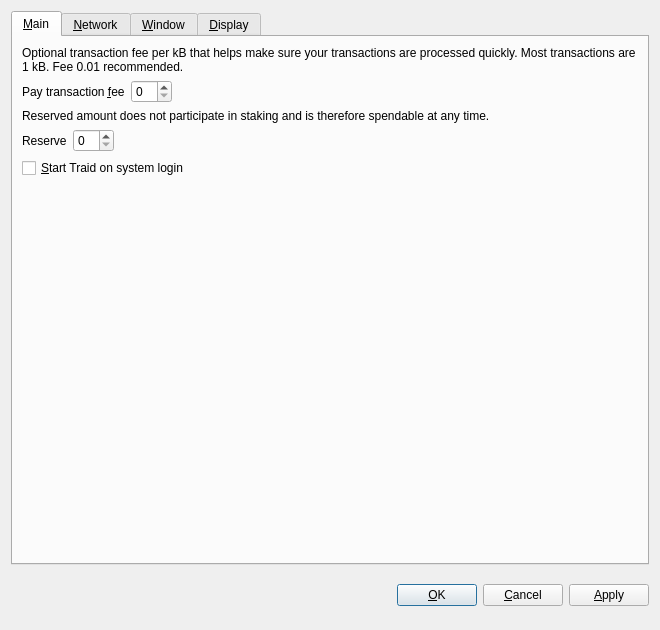
<?xml version="1.0" encoding="UTF-8"?>
<ui version="4.0">
 <class>OptionsDialog</class>
 <widget class="QDialog" name="OptionsDialog">
  <property name="geometry">
   <rect>
    <x>0</x>
    <y>0</y>
    <width>660</width>
    <height>630</height>
   </rect>
  </property>
  <property name="sizePolicy">
   <sizepolicy hsizetype="Minimum" vsizetype="Minimum">
    <horstretch>0</horstretch>
    <verstretch>0</verstretch>
   </sizepolicy>
  </property>
  <property name="minimumSize">
   <size>
    <width>660</width>
    <height>630</height>
   </size>
  </property>
  <property name="windowTitle">
   <string>Options</string>
  </property>
  <property name="modal">
   <bool>true</bool>
  </property>
  <layout class="QVBoxLayout" name="verticalLayout">
   <item>
    <widget class="QTabWidget" name="tabWidget">
     <property name="tabPosition">
      <enum>QTabWidget::North</enum>
     </property>
     <property name="currentIndex">
      <number>0</number>
     </property>
     <widget class="QWidget" name="tabMain">
      <attribute name="title">
       <string>&amp;Main</string>
      </attribute>
      <layout class="QGridLayout" name="gridLayout">
       <item row="0" column="0" colspan="2">
        <widget class="QLabel" name="transactionFeeInfoLabel">
         <property name="text">
          <string>Optional transaction fee per kB that helps make sure your transactions are processed quickly. Most transactions are 1 kB. Fee 0.01 recommended.</string>
         </property>
         <property name="textFormat">
          <enum>Qt::PlainText</enum>
         </property>
         <property name="wordWrap">
          <bool>true</bool>
         </property>
        </widget>
       </item>
       <item row="1" column="0">
        <layout class="QHBoxLayout" name="horizontalLayoutFee">
         <item>
          <widget class="QLabel" name="transactionFeeLabel">
           <property name="text">
            <string>Pay transaction &amp;fee</string>
           </property>
           <property name="textFormat">
            <enum>Qt::PlainText</enum>
           </property>
           <property name="buddy">
            <cstring>transactionFee</cstring>
           </property>
          </widget>
         </item>
         <item>
          <widget class="BitcoinAmountField" name="transactionFee"/>
         </item>
         <item>
          <spacer name="horizontalSpacerFee">
           <property name="orientation">
            <enum>Qt::Horizontal</enum>
           </property>
           <property name="sizeHint" stdset="0">
            <size>
             <width>40</width>
             <height>20</height>
            </size>
           </property>
          </spacer>
         </item>
        </layout>
       </item>
       <item row="2" column="0" colspan="2">
        <widget class="QLabel" name="reserveBalanceInfoLabel">
         <property name="text">
          <string>Reserved amount does not participate in staking and is therefore spendable at any time.</string>
         </property>
         <property name="textFormat">
          <enum>Qt::PlainText</enum>
         </property>
         <property name="wordWrap">
          <bool>true</bool>
         </property>
        </widget>
       </item>
       <item row="3" column="0">
        <layout class="QHBoxLayout" name="horizontalLayoutReserveBalance">
         <item>
          <widget class="QLabel" name="reserveBalanceLabel">
           <property name="text">
            <string>Reserve</string>
           </property>
           <property name="textFormat">
            <enum>Qt::PlainText</enum>
           </property>
           <property name="buddy">
            <cstring>reserveBalance</cstring>
           </property>
          </widget>
         </item>
         <item>
          <widget class="BitcoinAmountField" name="reserveBalance"/>
         </item>
         <item>
          <spacer name="horizontalSpacerReserveBalance">
           <property name="orientation">
            <enum>Qt::Horizontal</enum>
           </property>
           <property name="sizeHint" stdset="0">
            <size>
             <width>40</width>
             <height>20</height>
            </size>
           </property>
          </spacer>
         </item>
        </layout>
       </item>
       <item row="4" column="0">
        <widget class="QCheckBox" name="bitcoinAtStartup">
         <property name="toolTip">
          <string>Automatically start Traid after logging in to the system.</string>
         </property>
         <property name="text">
          <string>&amp;Start Traid on system login</string>
         </property>
        </widget>
       </item>
       <item row="5" column="0">
        <spacer name="verticalSpacer_Main">
         <property name="orientation">
          <enum>Qt::Vertical</enum>
         </property>
         <property name="sizeHint" stdset="0">
          <size>
           <width>20</width>
           <height>40</height>
          </size>
         </property>
        </spacer>
       </item>
      </layout>
     </widget>
     <widget class="QWidget" name="tabNetwork">
      <attribute name="title">
       <string>&amp;Network</string>
      </attribute>
      <layout class="QVBoxLayout" name="verticalLayout_Network">
       <item>
        <widget class="QCheckBox" name="mapPortUpnp">
         <property name="toolTip">
          <string>Automatically open the Traid client port on the router. This only works when your router supports UPnP and it is enabled.</string>
         </property>
         <property name="text">
          <string>Map port using &amp;UPnP</string>
         </property>
        </widget>
       </item>
       <item>
        <widget class="QCheckBox" name="connectSocks">
         <property name="toolTip">
          <string>Connect to the Traid network through a SOCKS5 proxy (e.g. when connecting through Tor).</string>
         </property>
         <property name="text">
          <string>&amp;Connect through SOCKS5 proxy:</string>
         </property>
        </widget>
       </item>
       <item>
        <layout class="QHBoxLayout" name="horizontalLayout_Network">
         <item>
          <widget class="QLabel" name="proxyIpLabel">
           <property name="text">
            <string>Proxy &amp;IP:</string>
           </property>
           <property name="textFormat">
            <enum>Qt::PlainText</enum>
           </property>
           <property name="buddy">
            <cstring>proxyIp</cstring>
           </property>
          </widget>
         </item>
         <item>
          <widget class="QValidatedLineEdit" name="proxyIp">
           <property name="maximumSize">
            <size>
             <width>140</width>
             <height>16777215</height>
            </size>
           </property>
           <property name="toolTip">
            <string>IP address of the proxy (e.g. 127.0.0.1)</string>
           </property>
          </widget>
         </item>
         <item>
          <widget class="QLabel" name="proxyPortLabel">
           <property name="text">
            <string>&amp;Port:</string>
           </property>
           <property name="textFormat">
            <enum>Qt::PlainText</enum>
           </property>
           <property name="buddy">
            <cstring>proxyPort</cstring>
           </property>
          </widget>
         </item>
         <item>
          <widget class="QLineEdit" name="proxyPort">
           <property name="maximumSize">
            <size>
             <width>55</width>
             <height>16777215</height>
            </size>
           </property>
           <property name="toolTip">
            <string>Port of the proxy (e.g. 9050)</string>
           </property>
          </widget>
         </item>
         <item>
          <spacer name="horizontalSpacer_Network">
           <property name="orientation">
            <enum>Qt::Horizontal</enum>
           </property>
           <property name="sizeHint" stdset="0">
            <size>
             <width>40</width>
             <height>20</height>
            </size>
           </property>
          </spacer>
         </item>
        </layout>
       </item>
       <item>
        <spacer name="verticalSpacer_Network">
         <property name="orientation">
          <enum>Qt::Vertical</enum>
         </property>
         <property name="sizeHint" stdset="0">
          <size>
           <width>20</width>
           <height>40</height>
          </size>
         </property>
        </spacer>
       </item>
      </layout>
     </widget>
     <widget class="QWidget" name="tabWindow">
      <attribute name="title">
       <string>&amp;Window</string>
      </attribute>
      <layout class="QVBoxLayout" name="verticalLayout_Window">
       <item>
        <widget class="QCheckBox" name="minimizeToTray">
         <property name="toolTip">
          <string>Show only a tray icon after minimizing the window.</string>
         </property>
         <property name="text">
          <string>&amp;Minimize to the tray instead of the taskbar</string>
         </property>
        </widget>
       </item>
       <item>
        <widget class="QCheckBox" name="minimizeOnClose">
         <property name="toolTip">
          <string>Minimize instead of exit the application when the window is closed. When this option is enabled, the application will be closed only after selecting Quit in the menu.</string>
         </property>
         <property name="text">
          <string>M&amp;inimize on close</string>
         </property>
        </widget>
       </item>
       <item>
        <spacer name="verticalSpacer_Window">
         <property name="orientation">
          <enum>Qt::Vertical</enum>
         </property>
         <property name="sizeHint" stdset="0">
          <size>
           <width>20</width>
           <height>40</height>
          </size>
         </property>
        </spacer>
       </item>
      </layout>
     </widget>
     <widget class="QWidget" name="tabDisplay">
      <attribute name="title">
       <string>&amp;Display</string>
      </attribute>
      <layout class="QVBoxLayout" name="verticalLayout_Display">
       <item>
        <layout class="QHBoxLayout" name="horizontalLayout_1_Display">
         <item>
          <widget class="QLabel" name="langLabel">
           <property name="text">
            <string>User Interface &amp;language:</string>
           </property>
           <property name="textFormat">
            <enum>Qt::PlainText</enum>
           </property>
           <property name="buddy">
            <cstring>lang</cstring>
           </property>
          </widget>
         </item>
         <item>
          <widget class="QValueComboBox" name="lang">
           <property name="toolTip">
            <string>The user interface language can be set here. This setting will take effect after restarting Traid.</string>
           </property>
          </widget>
         </item>
        </layout>
       </item>
       <item>
        <layout class="QHBoxLayout" name="horizontalLayout_2_Display">
         <item>
          <widget class="QLabel" name="unitLabel">
           <property name="text">
            <string>&amp;Unit to show amounts in:</string>
           </property>
           <property name="textFormat">
            <enum>Qt::PlainText</enum>
           </property>
           <property name="buddy">
            <cstring>unit</cstring>
           </property>
          </widget>
         </item>
         <item>
          <widget class="QValueComboBox" name="unit">
           <property name="toolTip">
            <string>Choose the default subdivision unit to show in the interface and when sending coins.</string>
           </property>
          </widget>
         </item>
        </layout>
       </item>
       <item>
        <widget class="QCheckBox" name="coinControlFeatures">
         <property name="toolTip">
          <string>Whether to show coin control features or not.</string>
         </property>
         <property name="text">
          <string>Display coin &amp;control features (experts only!)</string>
         </property>
        </widget>
       </item>
       <item>
        <spacer name="verticalSpacer_Display">
         <property name="orientation">
          <enum>Qt::Vertical</enum>
         </property>
         <property name="sizeHint" stdset="0">
          <size>
           <width>20</width>
           <height>40</height>
          </size>
         </property>
        </spacer>
       </item>
      </layout>
     </widget>
    </widget>
   </item>
   <item>
    <layout class="QHBoxLayout" name="horizontalLayout_Buttons">
     <item>
      <spacer name="horizontalSpacer_1">
       <property name="orientation">
        <enum>Qt::Horizontal</enum>
       </property>
       <property name="sizeHint" stdset="0">
        <size>
         <width>40</width>
         <height>48</height>
        </size>
       </property>
      </spacer>
     </item>
     <item>
      <widget class="QLabel" name="statusLabel">
       <property name="font">
        <font>
         <weight>75</weight>
         <bold>true</bold>
        </font>
       </property>
       <property name="text">
        <string/>
       </property>
       <property name="textFormat">
        <enum>Qt::PlainText</enum>
       </property>
       <property name="wordWrap">
        <bool>true</bool>
       </property>
      </widget>
     </item>
     <item>
      <spacer name="horizontalSpacer_2">
       <property name="orientation">
        <enum>Qt::Horizontal</enum>
       </property>
       <property name="sizeHint" stdset="0">
        <size>
         <width>40</width>
         <height>48</height>
        </size>
       </property>
      </spacer>
     </item>
     <item>
      <widget class="QPushButton" name="okButton">
       <property name="font">
        <font>
         <pointsize>9</pointsize>
        </font>
       </property>
       <property name="text">
        <string>&amp;OK</string>
       </property>
      </widget>
     </item>
     <item>
      <widget class="QPushButton" name="cancelButton">
       <property name="font">
        <font>
         <pointsize>9</pointsize>
        </font>
       </property>
       <property name="text">
        <string>&amp;Cancel</string>
       </property>
       <property name="autoDefault">
        <bool>false</bool>
       </property>
      </widget>
     </item>
     <item>
      <widget class="QPushButton" name="applyButton">
       <property name="font">
        <font>
         <pointsize>9</pointsize>
        </font>
       </property>
       <property name="text">
        <string>&amp;Apply</string>
       </property>
       <property name="autoDefault">
        <bool>false</bool>
       </property>
      </widget>
     </item>
    </layout>
   </item>
  </layout>
 </widget>
 <customwidgets>
  <customwidget>
   <class>BitcoinAmountField</class>
   <extends>QSpinBox</extends>
   <header>bitcoinamountfield.h</header>
   <container>1</container>
  </customwidget>
  <customwidget>
   <class>QValueComboBox</class>
   <extends>QComboBox</extends>
   <header>qvaluecombobox.h</header>
  </customwidget>
  <customwidget>
   <class>QValidatedLineEdit</class>
   <extends>QLineEdit</extends>
   <header>qvalidatedlineedit.h</header>
  </customwidget>
 </customwidgets>
 <resources/>
 <connections/>
</ui>
